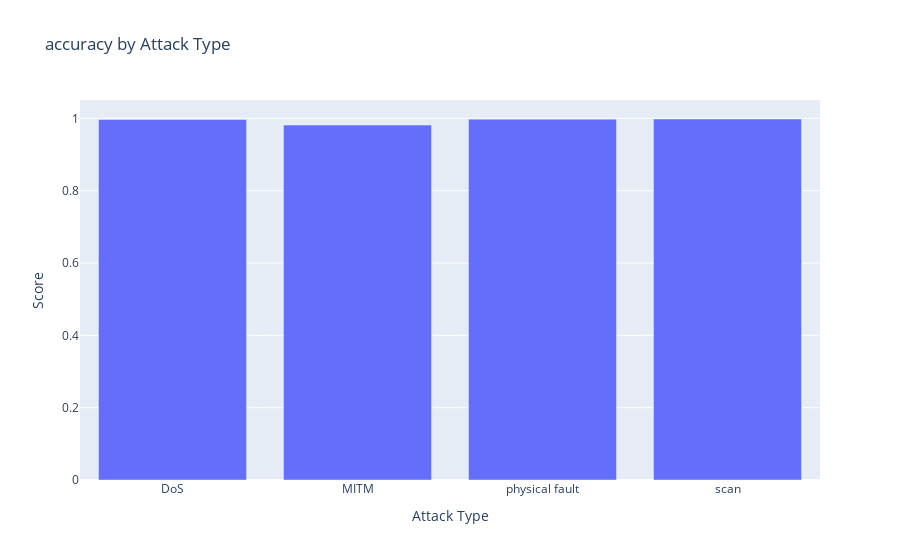
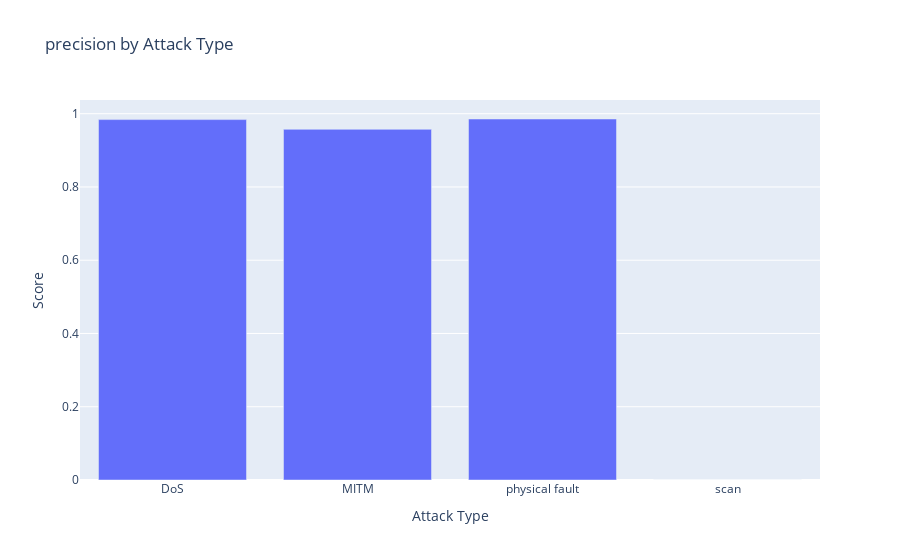
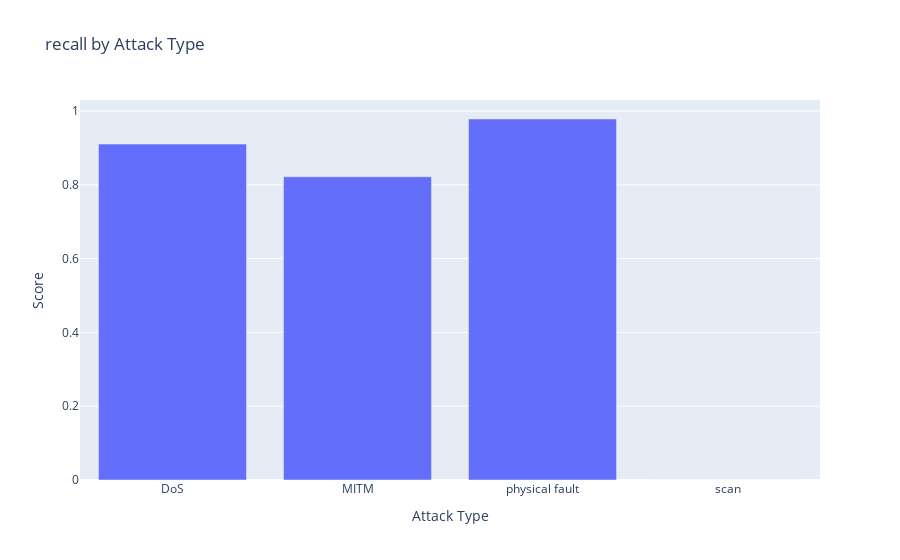
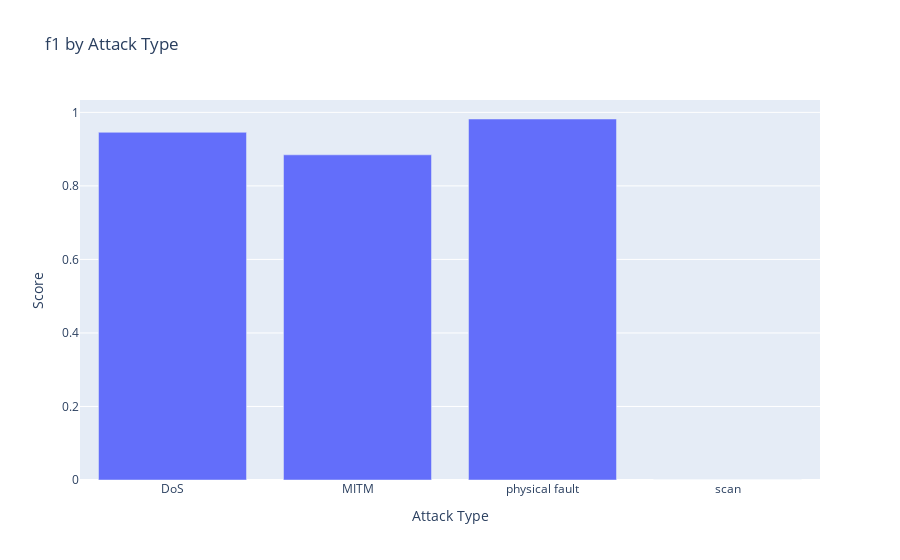

Here is the notebook cell these charts were saved with, in order:
### Markdown cell above
## Visualiser les résultats de la classification multiclasse

### Code cell
def plot_attack_metrics(metric_name):
    attacks = list(multiclass_results.keys())
    values = [results[metric_name] for results in multiclass_results.values()]
    
    fig = go.Figure(data=[go.Bar(x=attacks, y=values)])
    
    fig.update_layout(
        title=f'{metric_name} by Attack Type',
        yaxis_title='Score',
        xaxis_title='Attack Type'
    )
    return fig

# Plot key metrics
metrics_to_plot = ['accuracy', 'precision', 'recall', 'f1']
for metric in metrics_to_plot:
    plot_attack_metrics(metric).show()

### Figure 1 — Plotly figure (JSON) as saved in the notebook; plotly's stock layout.template omitted (floating-point values rounded to 4 significant figures)
{"data": [{"type": "bar", "x": ["DoS", "MITM", "physical fault", "scan"], "y": [0.9968, 0.9812, 0.9977, 0.9982]}], "layout": {"title": {"text": "accuracy by Attack Type"}, "xaxis": {"title": {"text": "Attack Type"}}, "yaxis": {"title": {"text": "Score"}}}}

### Figure 2 — Plotly figure (JSON) as saved in the notebook; plotly's stock layout.template omitted (floating-point values rounded to 4 significant figures)
{"data": [{"type": "bar", "x": ["DoS", "MITM", "physical fault", "scan"], "y": [0.9839, 0.9573, 0.9855, 0]}], "layout": {"title": {"text": "precision by Attack Type"}, "xaxis": {"title": {"text": "Attack Type"}}, "yaxis": {"title": {"text": "Score"}}}}

### Figure 3 — Plotly figure (JSON) as saved in the notebook; plotly's stock layout.template omitted (floating-point values rounded to 4 significant figures)
{"data": [{"type": "bar", "x": ["DoS", "MITM", "physical fault", "scan"], "y": [0.9104, 0.822, 0.9784, 0]}], "layout": {"title": {"text": "recall by Attack Type"}, "xaxis": {"title": {"text": "Attack Type"}}, "yaxis": {"title": {"text": "Score"}}}}

### Figure 4 — Plotly figure (JSON) as saved in the notebook; plotly's stock layout.template omitted (floating-point values rounded to 4 significant figures)
{"data": [{"type": "bar", "x": ["DoS", "MITM", "physical fault", "scan"], "y": [0.9457, 0.8845, 0.9819, 0]}], "layout": {"title": {"text": "f1 by Attack Type"}, "xaxis": {"title": {"text": "Attack Type"}}, "yaxis": {"title": {"text": "Score"}}}}
